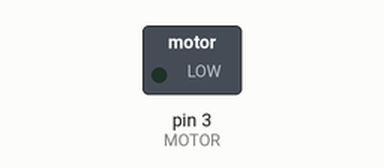
Simulated run of this sketch. Board: Arduino Uno, built with avr-gcc and run on an emulated ATmega328P. Shown: switched loads named in the sketch (green lamp = pin HIGH).

Above: at 0.05 s.
At 4.05 s:
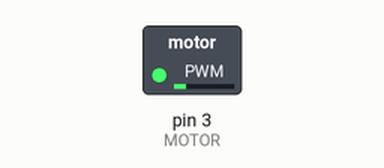
At 7.0 s:
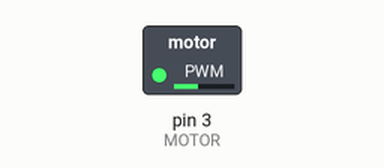
At 14.0 s:
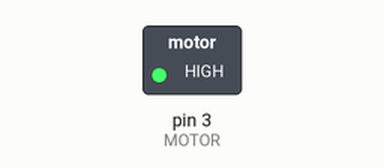
Timing chart, 0 to 18.2 s (numbered marks = the images above):
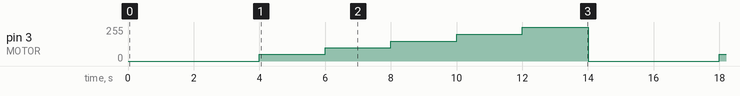

The sketch:

MOTOR_IRFZ44N.ino
```cpp
//IRFZ44N N KANAL MOSFET
//03.03.2021 Ömer ERMİŞ

#define MOTOR 3
#define bekle 2000

void setup() {
  pinMode(MOTOR , OUTPUT);
}

void loop() {
  analogWrite(MOTOR , 0);
  delay(bekle*2);

  analogWrite(MOTOR , 50);
  delay(bekle);

  analogWrite(MOTOR , 100);
  delay(bekle);

  analogWrite(MOTOR , 150);
  delay(bekle);

  analogWrite(MOTOR , 200);
  delay(bekle);

  analogWrite(MOTOR , 255);
  delay(bekle);

}
```

Measured:
- by itself, pin 3 (MOTOR): repeats every 14.0 s: 100/255 2.0 s, 150/255 2.0 s, 200/255 2.0 s, 255/255 2.0 s, 0/255 4.0 s, 50/255 2.0 s
